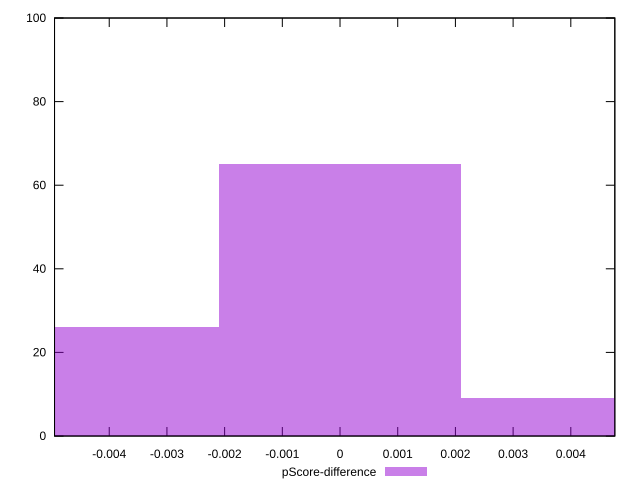

gnuplot code for this plot:
reset

$pScoreDifference <<EOF
-0.0041844369703192405 26
0.0041844369703192405 9
0 65
EOF

set key outside below
set boxwidth 0.0041844369703192405
set xrange [-0.004948017051704001:0.00476281819136104]
set yrange [0:100]
set trange [0:100]
set style fill transparent solid 0.5 noborder
set terminal svg size 640, 490 enhanced background rgb 'white'
set output "report_00017_2021-02-10T15-08-03.406Z/mainthread-work-breakdown/samples/pages+cached+noadtech+nomedia/pScore-difference/histogram.svg"

plot $pScoreDifference title "pScore-difference" with boxes

reset
